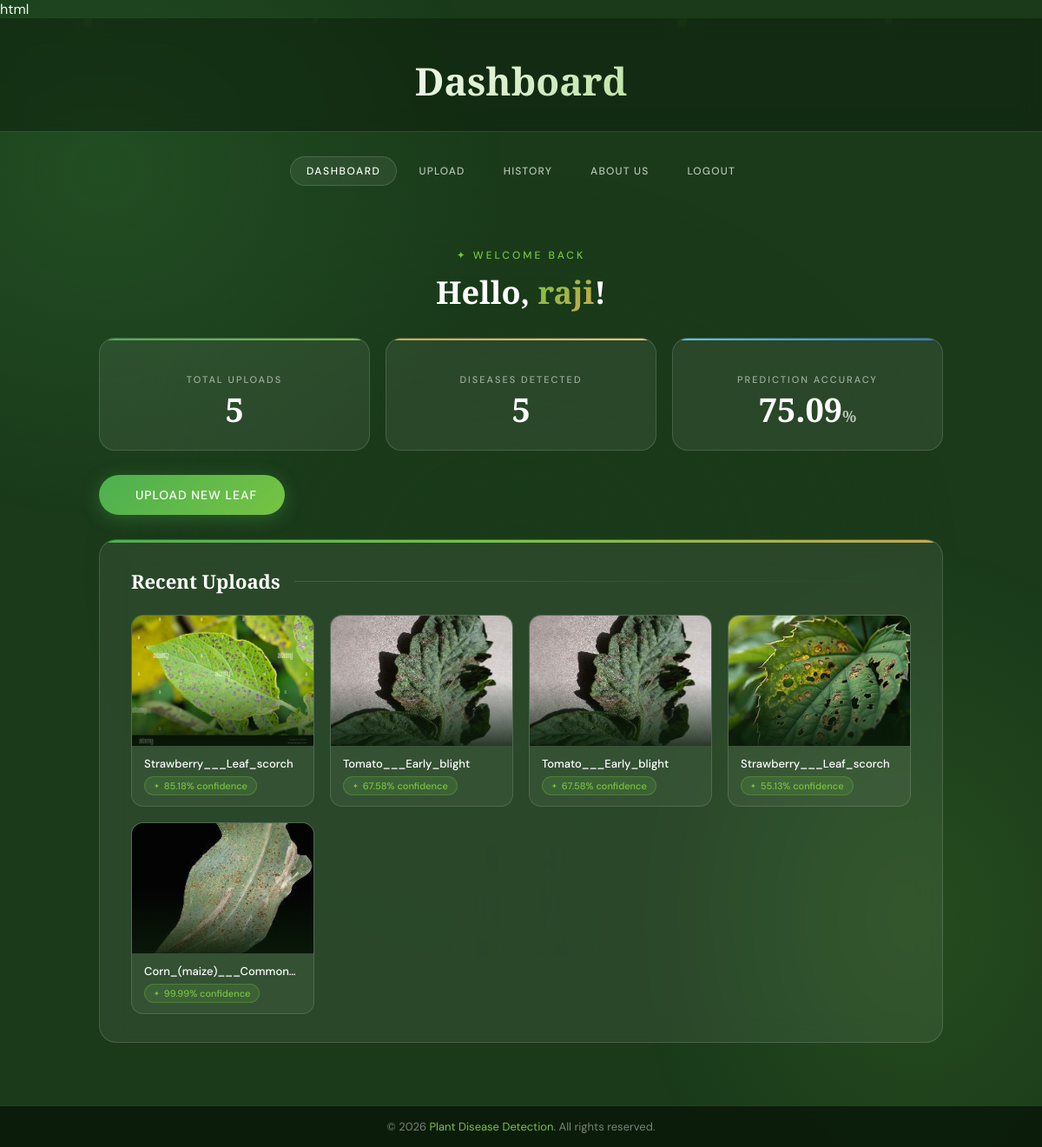
The page /dashboard (signed in) on the database its author committed.
### app.py (models this page shows)
class Upload(db.Model):
    id = db.Column(db.Integer, primary_key=True)
    filename = db.Column(db.String(200), nullable=False)
    prediction = db.Column(db.String(100), nullable=False)
    accuracy = db.Column(db.Float, nullable=False)
    timestamp = db.Column(db.String(50), default=datetime.now().strftime('%Y-%m-%d %H:%M:%S'))
    user_id = db.Column(db.Integer, db.ForeignKey('user.id'))

### app.py (the view)
@app.route('/dashboard')
def dashboard():
    if 'user_id' not in session:
        return redirect(url_for('login'))
    user_id = session['user_id']
    uploads = Upload.query.filter_by(user_id=user_id).order_by(Upload.timestamp.desc()).all()
    total_uploads = len(uploads)
    total_diseases = len([u for u in uploads if 'healthy' not in u.prediction])
    average_accuracy = round(np.mean([u.accuracy for u in uploads]) if uploads else 0, 2)
    recent_uploads = uploads[:6]  # Show 6 recent uploads
    return render_template('dashboard.html', current_user=session, total_uploads=total_uploads,
                           total_diseases=total_diseases, average_accuracy=average_accuracy,
                           recent_uploads=recent_uploads)

### templates/dashboard.html (shortened to what this page needs)
<!DOCTYPE html>
<html lang="en">
<head>
</head>
<body>
    <div class="leaf-particle" style="left:8%;  width:10px;height:10px; animation-duration:15s; animation-delay:0s;"></div>
    <div class="leaf-particle" style="left:30%; width:6px; height:6px;  animation-duration:19s; animation-delay:4s;"></div>
    <div class="leaf-particle" style="left:65%; width:11px;height:11px; animation-duration:13s; animation-delay:7s;"></div>
    <div class="leaf-particle" style="left:85%; width:7px; height:7px;  animation-duration:17s; animation-delay:2s;"></div>
    <header>
        <h1>Dashboard</h1>
    </header>
    <nav>
        <a href="{{ url_for('dashboard') }}" class="active">Dashboard</a>
        <a href="{{ url_for('upload') }}">Upload</a>
        <a href="{{ url_for('history') }}">History</a>
        <a href="{{ url_for('about') }}">About Us</a>
        <a href="{{ url_for('logout') }}">Logout</a>
    </nav>
    <div class="container">
        <div class="welcome">
            <div class="greeting">✦ Welcome back</div>
            <h2>Hello, <span>{{ current_user.username }}</span>!</h2>
        </div>
        <div class="stats">
            <div class="stat-card">
                <h3>Total Uploads</h3>
                <div class="stat-value">{{ total_uploads }}</div>
            </div>
            <div class="stat-card">
                <h3>Diseases Detected</h3>
                <div class="stat-value">{{ total_diseases }}</div>
            </div>
            <div class="stat-card">
                <h3>Prediction Accuracy</h3>
                <div class="stat-value">{{ average_accuracy }}<small style="font-size:18px;opacity:0.7;">%</small></div>
            </div>
        </div>
        <div class="upload-btn-wrap">
            <a href="{{ url_for('upload') }}" class="btn">Upload New Leaf</a>
        </div>
        <div class="uploads">
            <div class="uploads-header">
                <h3>Recent Uploads</h3>
                <div class="divider"></div>
            </div>
            <div class="uploads-grid">
                {% for upload in recent_uploads %}
                <div class="upload-item">
                    <div class="img-wrap">
                        <img src="{{ url_for('static', filename='uploads/' ~ upload.filename) }}" alt="Leaf Image">
                        <div class="img-overlay"></div>
                    </div>
                    <div class="upload-info">
                        <div class="prediction-name">{{ upload.prediction }}</div>
                        <span class="accuracy-pill">{{ upload.accuracy }}% confidence</span>
                    </div>
                </div>
                {% else %}
                <div class="empty-state" style="grid-column: 1/-1;">
                    <span></span>
                    No uploads yet. Start by uploading your first leaf image!
                </div>
                {% endfor %}
            </div>
        </div>
    </div>
    <footer>
        &copy; 2026 <span>Plant Disease Detection</span>. All rights reserved.
    </footer>
</body>
</html>

### rows shown on the page
Upload: filename (picture), prediction "Strawberry___Leaf_scorch", accuracy "85.18"
Upload: filename (picture), prediction "Tomato___Early_blight", accuracy "67.58"
Upload: filename (picture), prediction "Tomato___Early_blight", accuracy "67.58"
Upload: filename (picture), prediction "Strawberry___Leaf_scorch", accuracy "55.13"
Upload: filename (picture), prediction "Corn_(maize)___Common…", accuracy "99.99"

### other values the page prints
{{ current_user.username }} "raji"
{{ total_uploads }} "5"
{{ total_diseases }} "5"
{{ average_accuracy }} "75.09"
